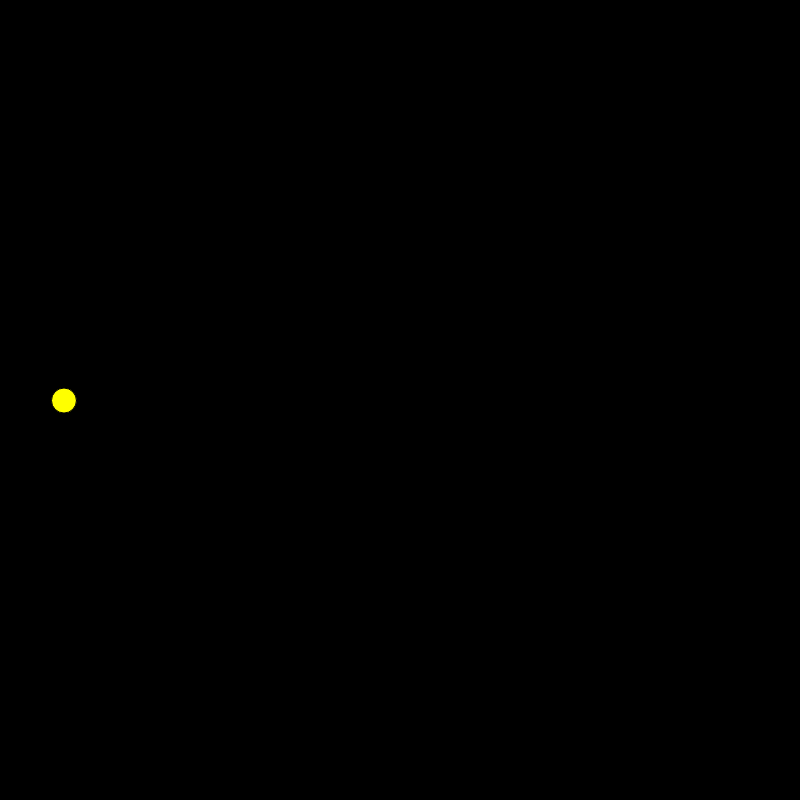
Frame 1 (no input)
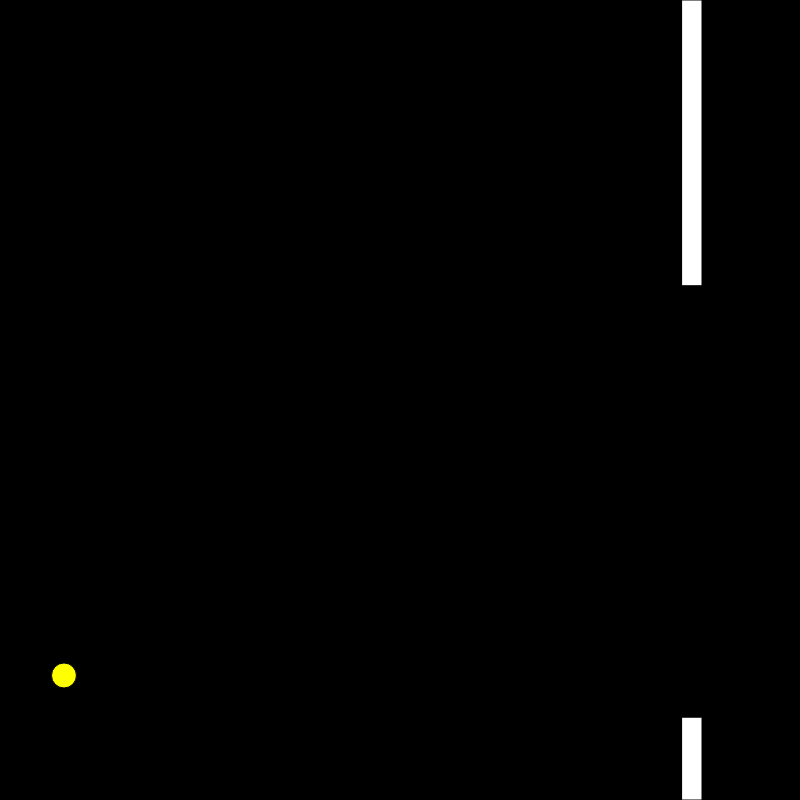
Frame 60 (no input)
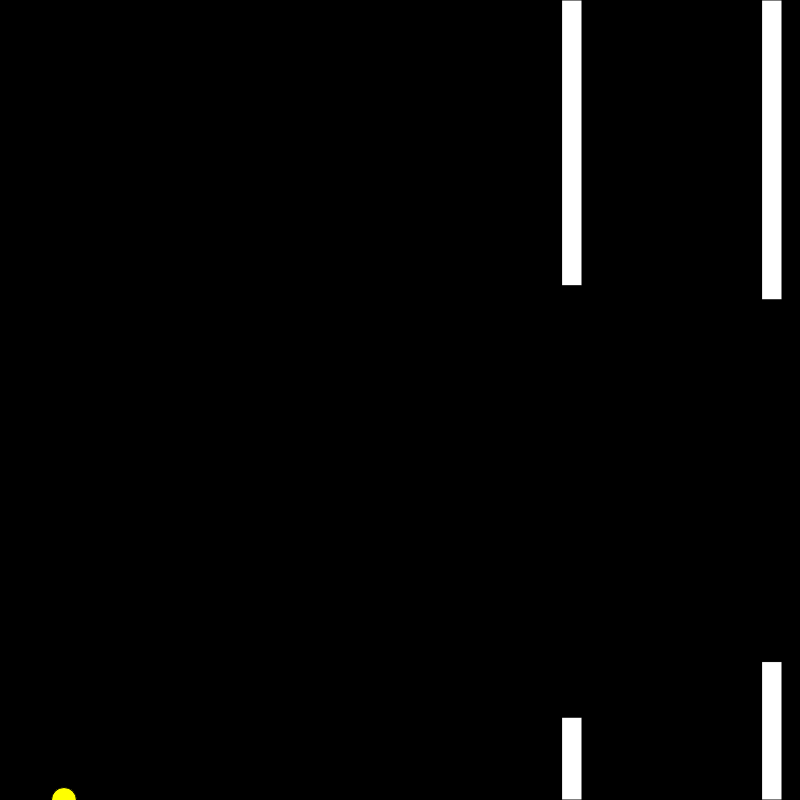
Frame 120 (the mouse pressed at the canvas centre since frame 60)

The p5.js sketch that drew these frames (run headless with seeded random() and noise() and a simulated clock; from frame 60 on, the mouse is pressed at the canvas centre):

// p5.js sketch
// ── sketch.js
//variables, which allow the creation of new pipes and determine the size of the canvas
var bird;
var pipes = [];
function setup() {
  createCanvas(800, 800);
  bird = new Bird();
  pipes.push(new Pipe());
}

function draw() {
  background(0);
//when pipe hits bird, console displays the word "hit"
  for (var i = pipes.length-1; i >= 0; i--) {
    pipes[i].show();
    pipes[i].update();

    if (pipes[i].hits(bird)) {
      console.log("HIT");
    }


    if (pipes[i].offscreen()) {
      pipes.splice(i, 1);
    }
  }
//makes the background look like it is moving 
  bird.update();
  bird.show();
  if (frameCount % 100 == 0) {
    pipes.push(new Pipe());
  }
	
}
 

//makes bird move
function mousePressed() {
  if (bird.up()) {
    
   
  }
}

//makes bird, demensions
function Bird() {
  this.y = height/2;
  this.x = 64;
  
//makes bird's moving measurments
  this.gravity = 0.6;
  this.lift = -15;
  this.velocity = 0;

  // draws the bird
  this.show = function() {
    fill(255,255,0);
    ellipse(this.x, this.y, 25, 25);
  }

  //bird movement 
  this.up = function() {
    this.velocity += this.lift;
  }

  this.update = function() {
    this.velocity += this.gravity;
    this.velocity *= 0.9;
    this.y += this.velocity;

    if (this.y > height) {
      this.y = height;
      this.velocity = 0;
    }

    if (this.y < 0) {
      this.y = 0;
      this.velocity = 0;
    }
  }
}
//makes pipes and makes them move
function Pipe() {
  this.top = random(height/2);
  this.bottom = random(height/2);
  this.x = width;
  this.w = 20;
  this.speed = 2;

//when the bird hits a pipe it lights up red
  this.highlight = false;
  this.hits = function(bird) {
    if (bird.y < this.top || bird.y > height - this.bottom) {
      if (bird.x > this.x && bird.x < this.x + this.w) {
        this.highlight = true;
        return true;
      }
    }
    this.highlight = false;
    return false;
  }

  this.show = function() {
    fill(255);
    if (this.highlight) {
      fill(255, 0, 0);
    }
    rect(this.x, 0, this.w, this.top);
    rect(this.x, height-this.bottom, this.w, this.bottom);
  }

  this.update = function() {
    this.x -= this.speed;
  }

  this.offscreen = function() {
    if (this.x < -this.w) {
      return true;
    } else {
      return false;
    }
  }


}
